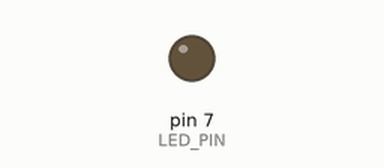
Bench run of a sketch on a simulated Arduino Uno, built with avr-gcc and run on an emulated ATmega328P. Parts: output pins drawn as LEDs (lit = HIGH). Dashed ring = blinking. At 2.1 s the program stops and its outputs stay as they are.

Above: at 0.5 s.
At 1.85 s:
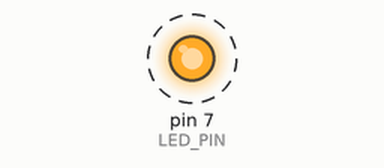
Timing chart, 0 to 3.0 s (numbered marks = the images above):
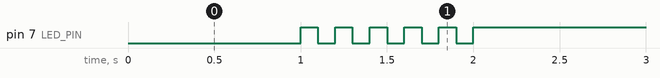

Measured:
- by itself, pin 7 (LED_PIN): alternates HIGH for 0.10 s and LOW for 0.10 s, 11 changes in all, then stays HIGH

The sketch:

05_practice_2.ino
```cpp
#define LED_PIN 7
bool toggle = 0;
void setup() {
  pinMode(LED_PIN, OUTPUT);
}

void loop(){
  digitalWrite(LED_PIN, toggle);
  delay(1000);
  for(int i = 0; i <= 10; i++)
  {
    digitalWrite(LED_PIN, !toggle);
    toggle = !toggle;
    delay(100);
  }
  while(1){
    }
  }
```
